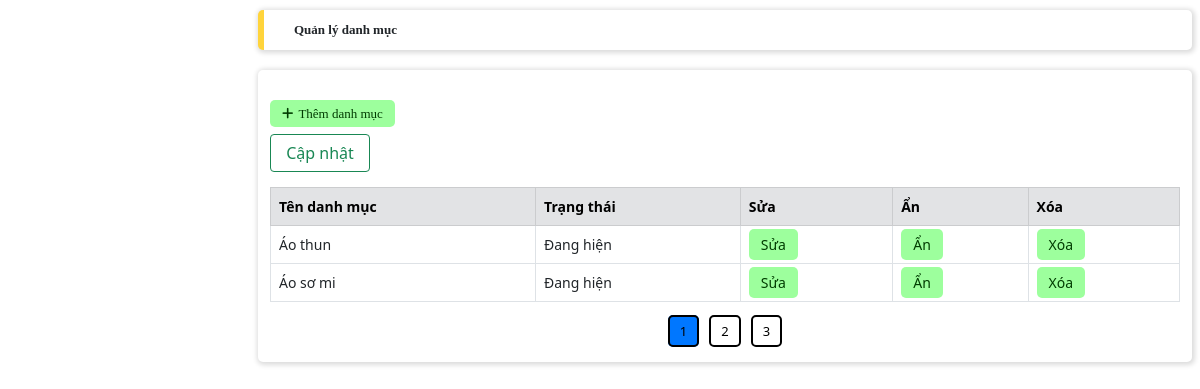
The app's page /admindanhmuc.php with its own data.
### tables this page shows
CREATE TABLE `categories` (
  `id` int(11) NOT NULL,
  `name` varchar(255) DEFAULT NULL,
  `status` tinyint(1) DEFAULT 1
);

### admindanhmuc.php (the view, shortened to what this page needs)
<?php
include('./config.php');
if (isset($_GET['page'])) {
    $page = $_GET['page'];
} else {
    $page = 1;
}
$rowperpage = 2;
$perRow = $page * $rowperpage - $rowperpage;
$sqlphantrang = "SELECT * FROM categories ORDER BY id ASC LIMIT $perRow,$rowperpage";
$queryphantrang = mysqli_query($conn, $sqlphantrang);
$totalRow = mysqli_num_rows(mysqli_query($conn, "SELECT * FROM categories"));
$totalPage = ceil($totalRow / $rowperpage);
$listPage = "";
for ($i = 1; $i <= $totalPage; $i++) {
    if ($page == $i) {
        $listPage .= '<a href="#" class="phan_trang active" style="background-color: #0077FF">' . $i . '</a>';
    } else {
        $listPage .= '<a href="./admin.php?adminlayout=admindanhmuc&page=' . $i . '" class="phan_trang">' . $i . '</a>';
    }
}
?>
<!DOCTYPE html>
<html lang="en">
<head>
    <link rel="stylesheet" type="text/css" href="./admin.css">
    <link rel="stylesheet" href="https://cdnjs.cloudflare.com/ajax/libs/bootstrap/5.0.2/css/bootstrap.min.css">
    <link rel="stylesheet" href="https://cdnjs.cloudflare.com/ajax/libs/font-awesome/6.4.0/css/all.min.css">
</head>
<body>
    <div class="content">
        <div class="row">
            <div class="title col-12 box_shadow">
                <b>Quản lý danh mục</b>
            </div>
        </div>
        <div class="row main_frame box_card box_shadow">
            <div class="element_btn">
                <div>
                    <a href="./admin.php?adminlayout=themdanhmuc" class="addnew_btn"><i class="fas fa-plus"></i>Thêm danh mục</a>
                </div>
            </div>
            <div class="table-responsive-lg">
                <table class="table table-bordered">
                    <form action="" method="post">
                        <thead>
                            <tr class="table-secondary">
                                <th scope="col">Tên danh mục</th>
                                <th scope="col">Trạng thái</th>
                                <th scope="col">Sửa</th>
                                <th scope="col">Ẩn</th>
                                <th scope="col">Xóa</th>
                            </tr>
                        </thead>
                        <tbody>
                            <?php
                            while ($row = mysqli_fetch_assoc($queryphantrang)) {
                                if ($row['status'] == 1) {
                                    $an = 'Đang hiện';
                                } else {
                                    $an = 'Đã ẩn';
                                }
                                echo '<tr>
                       <td>' . $row['name'] . '</td>
                       <td>' . $an . '</td>
                       <td><a href="./admin.php?adminlayout=suadanhmuc&page=' . $page . '&id_dm=' . $row['id'] . '" class="addnew_btn">Sửa</a></td>
                       <td><a href="./adminandanhmuc.php?page=' . $page . '&id_dm=' . $row['id'] . '" class="addnew_btn">Ẩn</a></td>
                       <td><a href="./adminxoadanhmuc.php?page=' . $page . '&id_dm=' . $row['id'] . '" class="addnew_btn"  onclick="return confirm(`Bạn có chắc chắn muốn xóa danh mục này không?`);">Xóa</a></td>
                       </tr>';
                            }
                            ?>
                        </tbody>
                        <div>
                            <button type="submit" name="trang_thai" class="btn btn-outline-success" style="width:100px;">Cập nhật</button>
                        </div>
                    </form>
                </table>
            </div>
            <div class="category_paging">
                <?php
                echo $listPage;
                ?>
            </div>
        </div>
    </div>
</body>
</html>

### admin.css (style rules this page uses)
* { margin: 0; padding: 0; box-sizing: border-box; }
a { text-decoration: none; }
body { font-family: Roboto; background-color: #f5f5f5; }
.container, .row { padding: 0; margin: 0; }
.main_frame { padding: 20px 0 0 0; }
.content { margin-left: 250px; padding: 10px 20px 40px 20px; justify-content: center; }
.content .title { font-family: Roboto-Bold; font-size: 13px; background-color: #ffffff; border-radius: 5px; border-left: 6px solid #ffd43b; padding: 10px 30px; margin-bottom: 20px; }
.box_shadow { box-shadow: 1px 1px 5px 2px rgba(0, 0, 0, 0.14); }
.box_card { border-radius: 5px; margin-bottom: 20px; background-color: #ffffff; }
.element_btn { padding: 10px; text-align: left; }
.element_btn i { padding-right: 5px; }
.element_btn a { font-size: 13px; font-family: Roboto-Bold; }
.addnew_btn { color: #003c00; background-color: #9dff9d; padding: 6px 12px; border-radius: 5px; }
.table { margin-top: 15px; }
.table th, .table td { font-size: 14px; padding: 12px; }
.table, td, th { border-collapse: collapse; border: 1px solid #c8c7c7; }
.table thead { background-color: #dddddd; }
.title, tr { text-align: left; }
table { width: 98%; }
.category_paging { padding-bottom: 20px; text-align: center; }
.phan_trang { color: black; font-size: 13px; border: 2px solid black; border-radius: 5px; margin: 10px 5px; padding: 5px 10px; }
.menu a, .element_btn a, tbody td a, .category_paging a { text-decoration: none; }
.main_frame { align-items: center; }

### records on screen
categories: name "Áo thun", status "Đang hiện"
categories: name "Áo sơ mi", status "Đang hiện"
